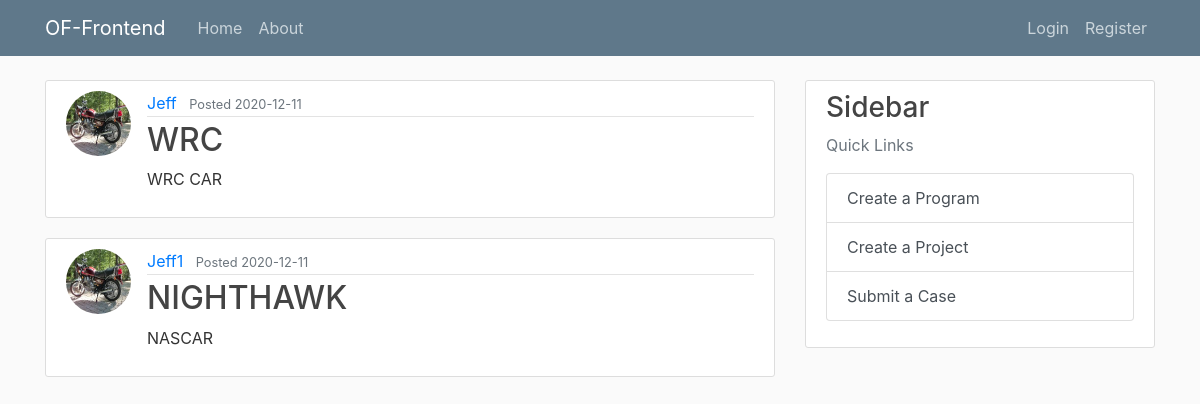
Page /home on the earlier database version.
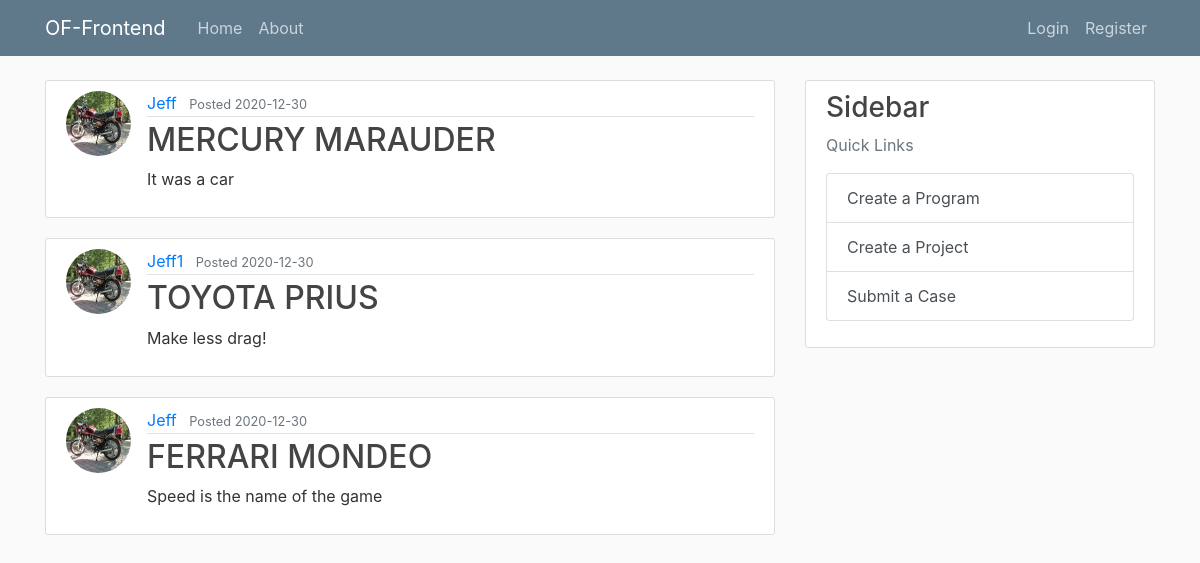
Same page on the later database version.
### flask_website/models.py (models this page shows, shortened)
class Program(db.Model):
    __tablename__ = "program"
    id = db.Column(db.Integer, primary_key=True)
    name = db.Column(db.String(20), unique=True, nullable=False)
    description = db.Column(db.Text, unique=False, nullable=False)
    created_date = db.Column(db.DateTime, nullable=False, default=datetime.utcnow)
    created_by = db.Column(db.Integer, db.ForeignKey("user.id"), nullable=False)
    project = db.relationship("Project", back_populates="program")  # forward

class User(db.Model, UserMixin):
    __tablename__ = "user"
    id = db.Column(db.Integer, primary_key=True)
    username = db.Column(db.String(20), unique=True, nullable=False)
    email = db.Column(db.String(120), unique=True, nullable=False)
    image_file = db.Column(db.String(20), default="default.jpg")
    password = db.Column(db.String(60), nullable=False)
    create_program = db.relationship("Program", backref="creator", lazy=True)

### flask_website/routes.py (the view)
@app.route("/")
@app.route("/home")
def home():
    return render_template("home.html", programs=Program.query.all())

### flask_website/templates/home.html
{% extends "layout.html" %}
{% block content %}
{% for program in programs %}
<article class="media content-section">
  <img class="rounded-circle article-img" ,
    src="{{ url_for('static',filename = 'profile_pics/' + program.creator.image_file) }}">
  <div class="media-body">
    <div class="article-metadata">
      <a class="mr-2" href="#">{{ program.creator.username }}</a>
      <small class="text-muted"> Posted {{ program.created_date.strftime('%Y-%m-%d') }}</small>
    </div>
    <h2><a class="article-title" href="{{ url_for('programs', program_id = program.id) }}">{{ program.name }}</a></h2>
    <p class="article-content">{{ program.description }}</p>
  </div>
</article>
{% endfor %}
{% endblock content %}

### flask_website/templates/layout.html (shortened to what this page needs)
<!DOCTYPE html>
<html>
<head>
  <link rel="stylesheet" href="https://maxcdn.bootstrapcdn.com/bootstrap/4.0.0/css/bootstrap.min.css"
>
  <link rel="stylesheet" type="text/css" href="{{ url_for('static', filename='main.css') }}">
</head>
<body>
  <header class="site-header">
    <nav class="navbar navbar-expand-md navbar-dark bg-steel fixed-top">
      <div class="container">
        <a class="navbar-brand mr-4" href="/">OF-Frontend</a>
        <div class="collapse navbar-collapse" id="navbarToggle">
          <div class="navbar-nav mr-auto">
            <a class="nav-item nav-link" href="{{ url_for('home') }}">Home</a>
            <a class="nav-item nav-link" href="{{ url_for('about') }}">About</a>
          </div>
          <div class="navbar-nav">
            {% if current_user.is_authenticated%}
            <a class="nav-item nav-link" href="{{ url_for('newprogram') }}">New Program</a>
            <a class="nav-item nav-link" href="{{ url_for('account') }}">Account</a>
            <a class="nav-item nav-link" href="{{ url_for('logout') }}">Logout</a>
            {% else %}
            <a class="nav-item nav-link" href="{{ url_for('login') }}">Login</a>
            <a class="nav-item nav-link" href="{{ url_for('register') }}">Register</a>
            {% endif %}
          </div>
        </div>
      </div>
    </nav>
  </header>
  <main role="main" class="container">
    <div class="row">
      <div class="col-md-8">
        {% block content %}{% endblock %}
      </div>
      <div class="col-md-4">
        <div class="content-section">
          <h3>Sidebar</h3>
          <p class='text-muted'>Quick Links
          <ul class="list-group">
            <a class="list-group-item list-group-item-action" href="{{ url_for('newprogram') }}">Create a Program</a>
            <a class="list-group-item list-group-item-action" href="{{ url_for('newproject') }}"> Create a Project</a>
            <a class="list-group-item list-group-item-action" href="{{ url_for('newcase2') }}"> Submit a Case </a>
          </ul>
          </p>
        </div>
      </div>
    </div>
  </main>
</body>
</html>

### flask_website/static/main.css (style rules this page uses)
body { background: #fafafa; color: #333333; margin-top: 5rem; }
h1, h2, h3, h4, h5, h6 { color: #444444; }
.bg-steel { background-color: #5f788a; }
.site-header .navbar-nav .nav-link { color: #cbd5db; }
.content-section { background: #ffffff; padding: 10px 20px; border: 1px solid #dddddd; border-radius: 3px; margin-bottom: 20px; }
.article-title { color: #444444; }
.article-content { white-space: pre-line; }
.article-img { height: 65px; width: 65px; margin-right: 16px; }
.article-metadata { padding-bottom: 1px; margin-bottom: 4px; border-bottom: 1px solid #e3e3e3 }

Differences in the rows shown:
changed Program: created_date "2020-12-11" → "2020-12-30"; name "WRC" → "MERCURY MARAUDER"; description "WRC CAR" → "It was a car"
changed Program "Jeff1": created_date "2020-12-11" → "2020-12-30"; name "NIGHTHAWK" → "TOYOTA PRIUS"; description "NASCAR" → "Make less drag!"
added Program: image_file (placeholder picture), creator.username "Jeff", created_date "2020-12-30", name "FERRARI MONDEO", description "Speed is the name of the game"
